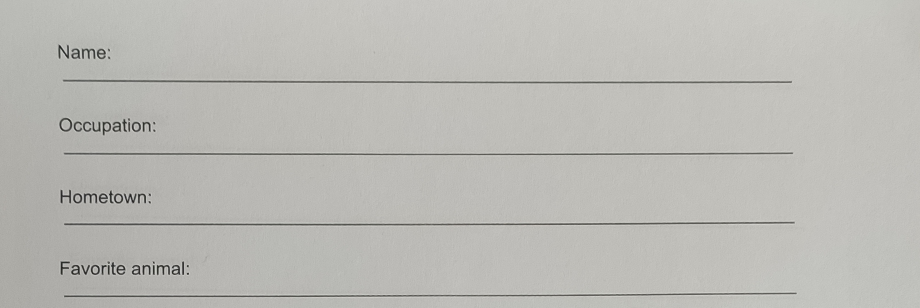
#> input picture image.png, 1840 x 615 px, found by its file name (shown at 1/2 size)
$ python preprocessing.py
#> lines starting #> are read from the running program, lines starting #| are printed output that depends on the picture; after the words box and inside, x2 and y2 are one past the last pixel; in counts of white or black regions, pixels touching at a corner belong together
#> further down, image is the input picture: shape (615, 1840, 3); mean B, G, R 181.6, 186.3, 187
### app/util.py
import cv2
import matplotlib.pyplot as plt
import csv


def show_image(image):
    image = resize(image, width=900)
    cv2.imshow("image", image)
    cv2.waitKey(0)


def write_image(path, image):
    cv2.imwrite(path, image)


# [5 lines left out: function save_csv, not called in this run]


def show_image_plt(image):
    plt.imshow(image)
    plt.show()


def resize(image, width=None, height=None, inter=cv2.INTER_AREA):
#> called with width = 900, inter = 3
    dim = None
    (h, w) = image.shape[:2]
#> h = 615; w = 1840

    if width is None and height is None:
        return image
    if width is None:
        r = height / float(h)
        dim = (int(w * r), height)
    else:
        r = width / float(w)
#> r = 0.489
        dim = (width, int(h * r))
#> dim = (900, 300)

    return cv2.resize(image, dim, interpolation=inter)
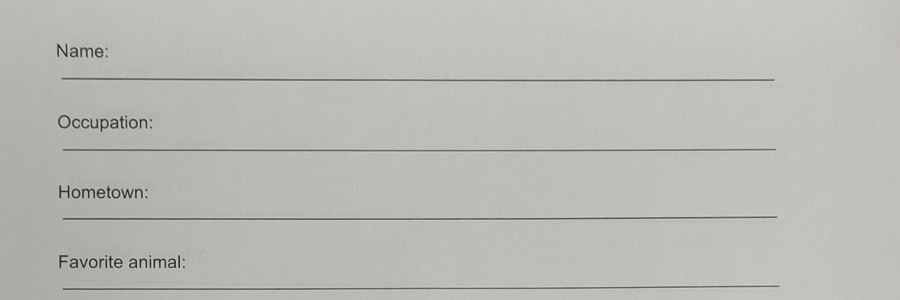
#> returned value: shape (300, 900, 3); mean of channels 0, 1, 2 181.6, 186.3, 187; drawn as B, G, R

### app/preprocessing.py
import cv2
import numpy as np
import matplotlib.pyplot as plt
from skimage import io
from . import util


def min_max(image):
    image_min = np.min(image)
    image_max = np.max(image)
    new_image = (image - image_min) / (image_max - image_min)
    return new_image


def grayscale_image(image):
    return cv2.cvtColor(image, cv2.COLOR_BGR2GRAY)
#> returned value: shape (615, 1840)


def resize_image(image):
    return cv2.resize(image, None, fx=0.5, fy=0.5, interpolation=cv2.INTER_NEAREST)


def noise_remove(image):
    # blur
    blur = cv2.GaussianBlur(image, (0, 0), sigmaX=33, sigmaY=33)
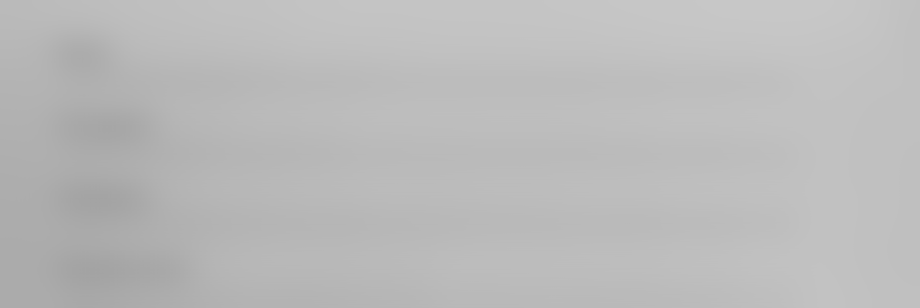
#> blur: shape (615, 1840) (shown at 1/2 size); min 163, max 199, mean 186.1

    # divide
    divide = cv2.divide(image, blur, scale=255)
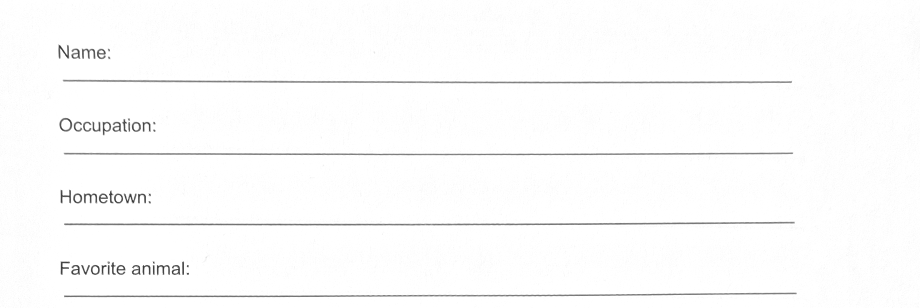
#> divide: shape (615, 1840) (shown at 1/2 size); min 46, max 255, mean 251.5

    # otsu threshold
    thresh = cv2.threshold(divide, 0, 255, cv2.THRESH_BINARY + cv2.THRESH_OTSU)[1]
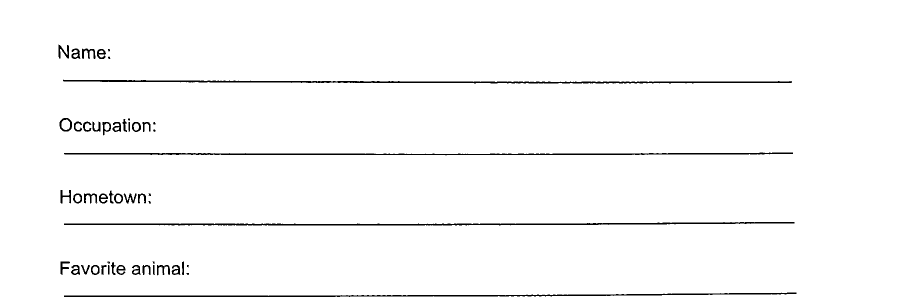
#> thresh: shape (615, 1840) (shown at 1/2 size); 97.9% white; 51 black regions (11 under 20 px), largest, box (x1, y1, x2, y2) and area: (126, 159, 1584, 167) 4670, (128, 444, 1589, 451) 4541, (128, 585, 1593, 594) 4212
    return thresh


def deskew_image(image):
    # detect box
    image = cv2.convertScaleAbs(image)
    thresh = cv2.threshold(image, 0, 255, cv2.THRESH_BINARY_INV | cv2.THRESH_OTSU)[1]
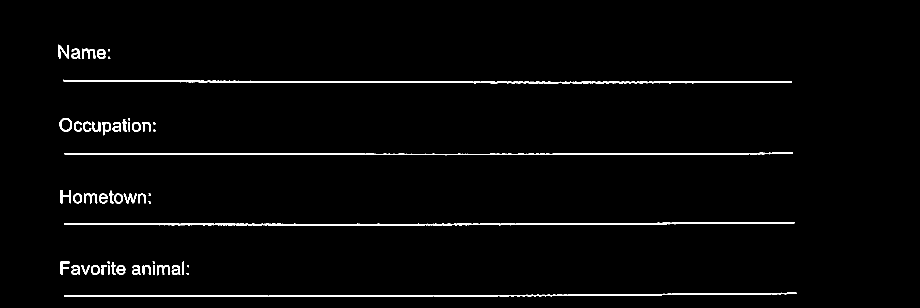
#> thresh: shape (615, 1840) (shown at 1/2 size); 2.1% white; 51 white regions (11 under 20 px), largest, box (x1, y1, x2, y2) and area: (126, 159, 1584, 167) 4670, (128, 444, 1589, 451) 4541, (128, 585, 1593, 594) 4212
    coords = np.column_stack(np.where(thresh > 0))
#> coords = 23796 pairs, first value 89 to 593, second value 116 to 1592
    angle = cv2.minAreaRect(coords)[-1]
#> angle = -90

    # Correct angle off-set
    angle = angle - 90
#> angle = -180

    # deskew
    (h, w) = image.shape[:2]
#> h = 615; w = 1840
    center = (w // 2, h // 2)
#> center = (920, 307)
    M = cv2.getRotationMatrix2D(center, angle, 1.0)
#> M = [[-1, -1.22e-16, 1840], [1.22e-16, -1, 614]]
    image = cv2.warpAffine(
        image, M, (w, h), flags=cv2.INTER_CUBIC, borderMode=cv2.BORDER_REPLICATE
    )
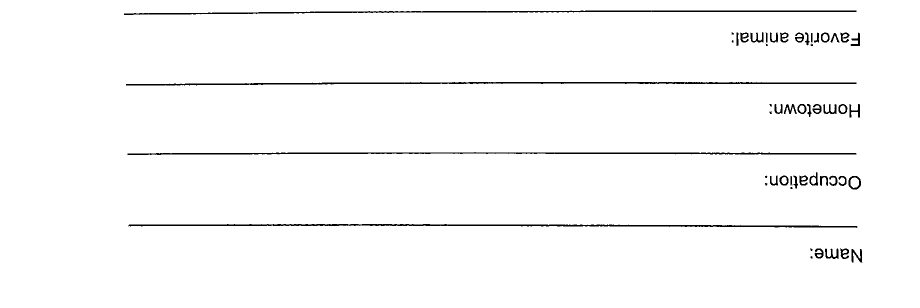
#> image: shape (615, 1840) (shown at 1/2 size); 97.9% white; 51 black regions (11 under 20 px), largest, box (x1, y1, x2, y2) and area: (257, 448, 1715, 456) 4670, (252, 164, 1713, 171) 4541, (248, 21, 1713, 30) 4212
    return image


def preprocess_image(image, grayscale: bool, noise_removal: bool, deskew: bool):

    print("___ PREPROCESSING ____")

    # Turn image to gray
    print("Grayscale: ", end="")
    if grayscale:
        print("True")
        image = grayscale_image(image)
    else:
        print("False")

    # Remove noise gaussian
    print("Gaussian noise removal: ", end="")
    if noise_removal:
        print("True")
        image = noise_remove(image)
        image = cv2.convertScaleAbs(image)
    else:
        print("False")

    # Rotate image
    print("Deskew: ", end="")
    if deskew:
        print("True")
        image = deskew_image(image)
    else:
        print("False")

    return image


if __name__ == "__main__":

    # Input image
    print("Reading input image...")
    image = cv2.imread("..\image.png", cv2.IMREAD_COLOR)
    util.show_image(image)

    # Preprocess
    print("Preprocessing image...")
    image = preprocess_image(
        image=image, grayscale=True, noise_removal=True, deskew=True
    )

    # Showing & saving result image
    print("Saving image...")
    util.show_image(image)
#> call 2 of resize, with width = 900, inter = 3
#> in resize (call 2), `return cv2.resize(image, dim, interpolation=inter)`:
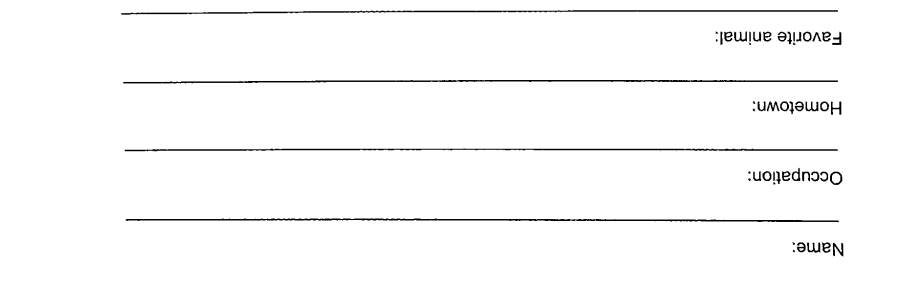
#> returned value: shape (300, 900); min 0, max 255, mean 249.6
    util.write_image("..\output_images\preprocessed.png", image)

$ run again, with filled.png copied over image.png
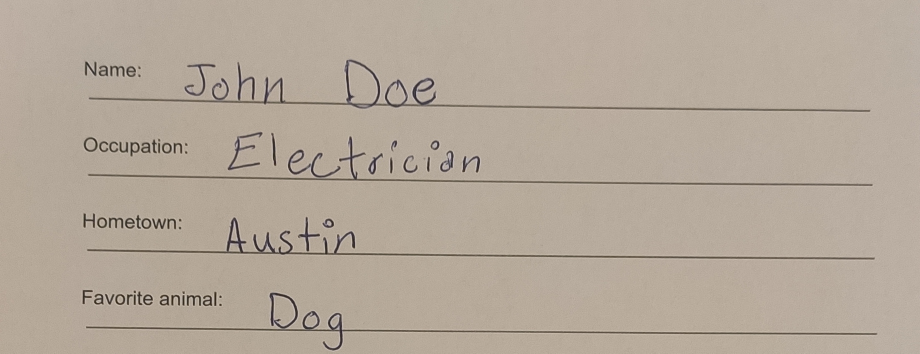
#> input picture filled.png, 1840 x 707 px, found by its file name (shown at 1/2 size)
#> image is the input picture: shape (707, 1840, 3); mean B, G, R 153.7, 167.7, 180
#> in deskew_image, `thresh = cv2.threshold(image, 0, 255, cv2.THRESH_BINARY_INV | cv2.THRE..`:
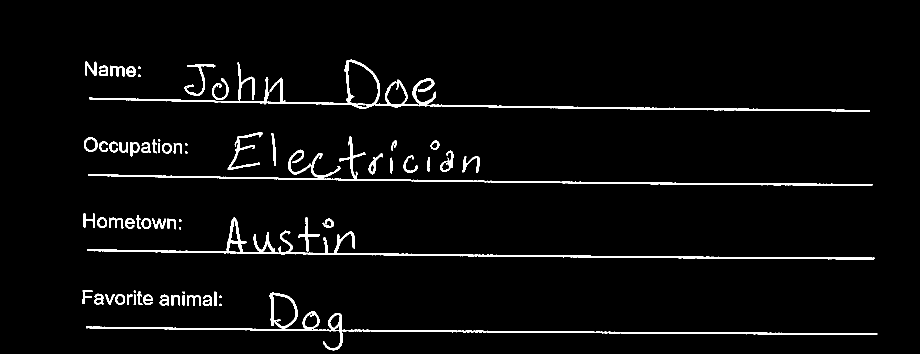
#> thresh: shape (707, 1840) (shown at 1/2 size); 3.3% white; 69 white regions (7 under 20 px), largest, box (x1, y1, x2, y2) and area: (178, 119, 1740, 224) 8359, (174, 435, 1749, 519) 7629, (172, 622, 1755, 701) 6092
#> coords = 42582 pairs, first value 119 to 700, second value 165 to 1754
#> in deskew_image, `angle = cv2.minAreaRect(coords)[-1]`: angle = -89.57
#> in deskew_image, `angle = angle - 90`: angle = -179.6
#> M = [[-1, -0.00755, 1842.6], [0.00755, -1, 699]]
#> image: shape (707, 1840)
#> in resize (call 2), `return cv2.resize(image, dim, interpolation=inter)`:
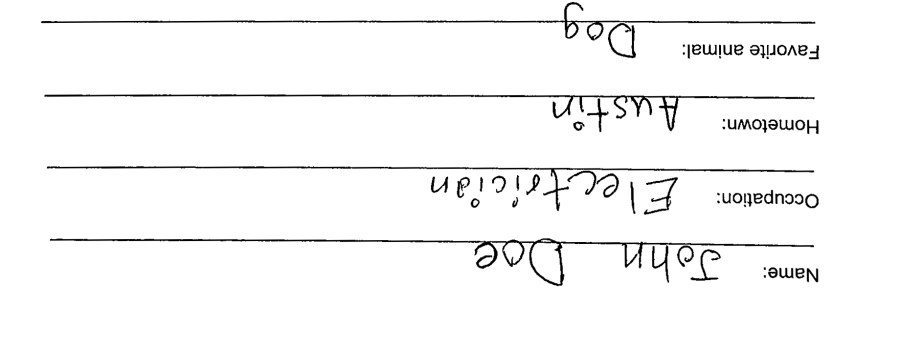
#> returned value: shape (345, 900); min 0, max 255, mean 246.7
